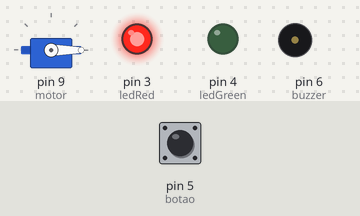
The sketch below on a simulated Arduino Uno, built with avr-gcc and run on an emulated ATmega328P. Parts: servo, output pins drawn as LEDs (lit = HIGH), buzzer (waves = sounding). The inputs (shaded band) are chosen by the test bench; at power-on: pin 5 (botao) LOW.

Above: at 1.2 s.
1.3 s: pin 5 (botao) pulled HIGH for 0.15 s
At 2.5 s:
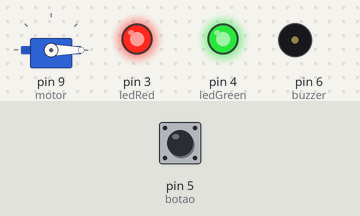
2.9 s: pin 5 (botao) driven HIGH
Timing chart, 0 to 3.1 s (numbered marks = the images above; inputs shaded):
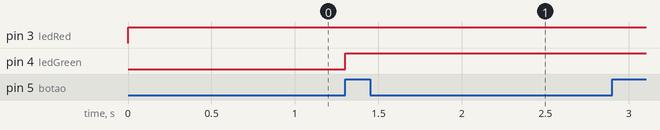

The sketch:

cancela.ino
```cpp
#include<Servo.h>
Servo motor;
int ledRed = 3;
int ledGreen = 4;
int botao = 5;
int buzzer = 6;

void setup(){
pinMode(ledRed, OUTPUT);
pinMode(ledGreen, OUTPUT);
pinMode(buzzer, OUTPUT);
pinMode(botao, INPUT);
motor.attach(9);
motor.write(0);
}
void loop(){
if(digitalRead(botao)== HIGH){
    motor.write(90);
    digitalWrite(ledGreen, HIGH);
    tone(buzzer,494);
}
    digitalWrite(ledRed, HIGH);
    noTone(buzzer);
    motor.write(0);
}
```

Measured:
- after the input at 1.3 s, pin 4 (ledGreen): LOW → HIGH at once
